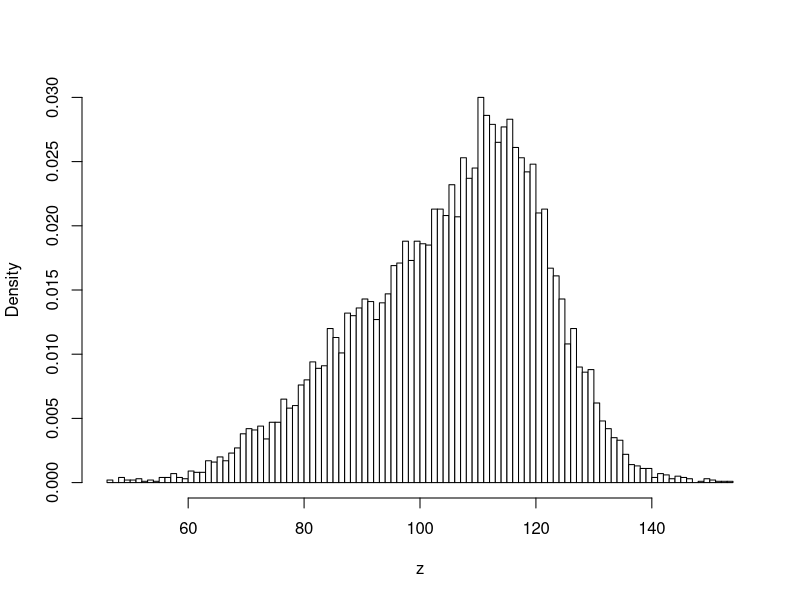
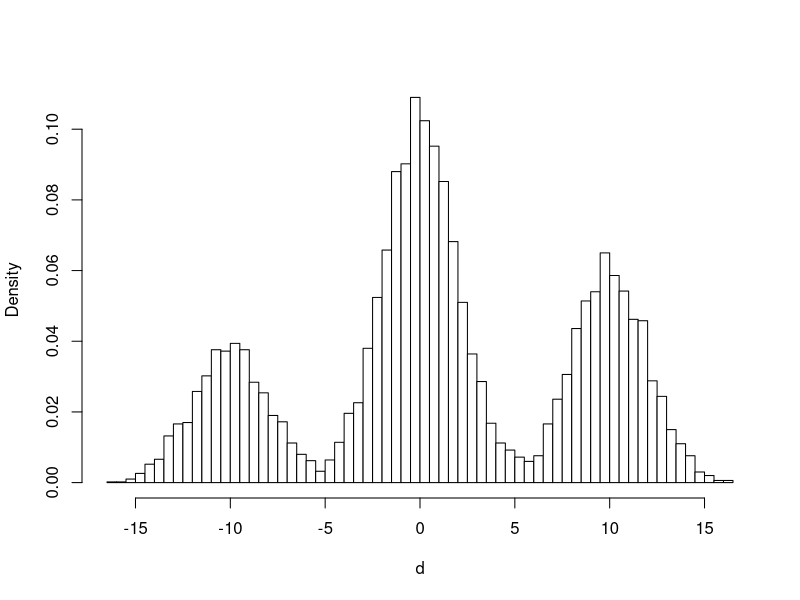

Source code (R) for these figures, in order:
## ---- chunk 1
n <- 10000

z <- ifelse(runif(n) <= (2/3), rnorm(n , 100, 16), rnorm(n, 116, 8))

hist(z, breaks = 101, probability = TRUE, main = "", col = "white")
## ---- chunk 2
r <- runif(n)

d <- ifelse(
  r <= 0.2,
  rnorm(n, -10, 2),
  ifelse(r <= 0.7, rnorm(n, 0, 2), rnorm(n, 10, 2))
)

hist(d, breaks = 101, probability = TRUE, main = "", col = "white")
